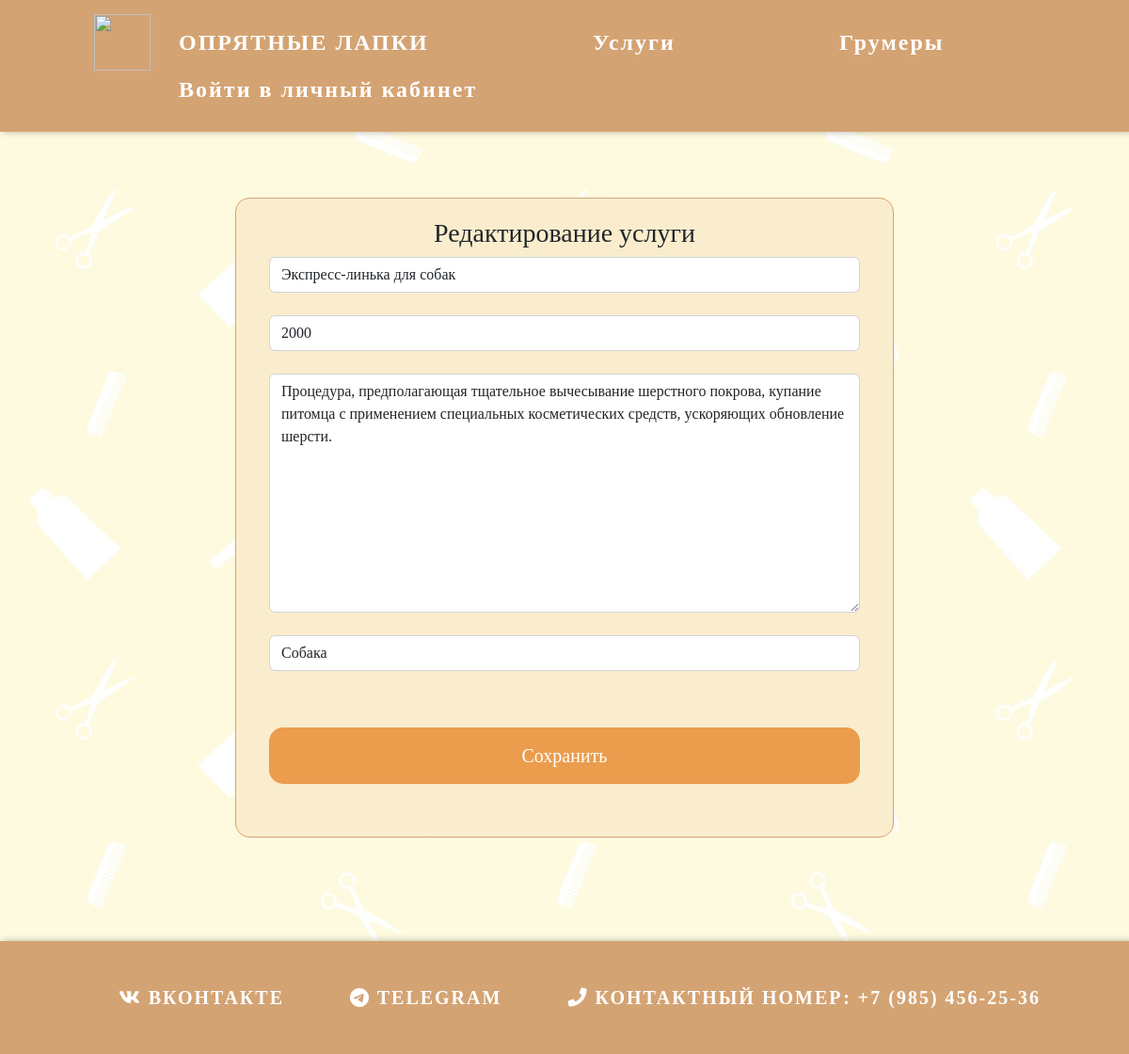
The page /change-service/1 on the database its author committed.
### Salon/models.py (models this page shows, shortened)
class Service(models.Model):
    name = models.CharField(max_length=100)
    price = models.PositiveIntegerField()
    description = models.TextField(max_length=1000)
    type = models.ForeignKey(TypeAnimal, on_delete=models.CASCADE)
    class Meta:
        verbose_name = "Услуга"
        verbose_name_plural = "Услуги"

class TypeAnimal(models.Model):
    type = models.CharField(max_length=15, default="Собака")
    def __str__(self):
        return self.type
    class Meta:
        verbose_name = "Тип"
        verbose_name_plural = "Типы"

### Salon/views.py (the view)
# urls.py: path('change-service/<int:serv_id>', views.change_service, name="change-service"),
def change_service(request, serv_id):
    serv = Service.objects.get(id=serv_id)
    if request.method == 'POST':
        form = ChangeServ(request.POST, instance=serv)
        if form.is_valid():
            form.save()
            return redirect('admin_services')
    else:
        form = ChangeServ(instance=serv)
    return render(request, 'Salon/Change-serv-inf.html', {'form': form})

### Salon/forms.py
class ChangeServ(ModelForm):
    class Meta:
        model = Service
        fields = ('name', 'price', 'description', 'type')
        widgets = {
            "name": TextInput(attrs={
                'class': 'form-control',
                'placeholder': 'Имя'
            }),
            "price": NumberInput(attrs={
                'class': 'form-control',
                'placeholder': 'Стоимость'
            }),
            "description": Textarea(attrs={
                'class': 'form-control',
                'placeholder': 'Описание'
            }),
            "type": Select(attrs={
                'class': 'form-control',
                'placeholder': 'Тип животного'
            }),
        }

### Salon/templates/Salon/Change-serv-inf.html (shortened to what this page needs)
{% extends 'Salon/Layout.html' %}
{% load static %}
{% block content %}
<div class="reg-pet">
<h3>Редактирование услуги</h3>
<form class="form_add" method="post">
    {{ form.name }}<br>
    {{ form.price }}<br>
    {{ form.description }}<br>
    {{ form.type }}<br>
    <button class="btn-reg_log" type="submit">Сохранить</button>
</form>
</div>
{% endblock %}

### Salon/static/Salon/css/main.css (style rules this page uses)
body { background-color: #FEFAE0; padding:0px; margin:0px; min-height: 100%; display: grid; grid-template-rows: auto 1fr auto; }
body { font-size: 16px; font-family: cursive; text-align: center; background-color: $baby-blue; }

### Salon/static/Salon/css/lk.css (style rules this page uses)
body { background-color: #FEFAE0; padding:0px; margin:0px; }
.btn-reg_log { background:#eb9c4d; color:#e4c1c7; border: none; border-radius: 15px; padding: 15px; font-family: cursive; margin: 20px 0; font-size: 20px; width:100%; }
.btn-reg_log { color: white; }
.reg-pet { padding: 20px 35px; border-radius: 15px; margin: 100 auto; background-color: #FAEDCD; border: 1px solid #D4A373; width: 700px; font-family: cursive; text-align:center; }

### rows shown on the page
Service: name "Экспресс-линька для собак", price "2000", description "Процедура, предполагающая тщательное вычесывание шерстного покрова, купание питомца с применением специальных косметических средств, ускоряющих обновление шерсти."
TypeAnimal: type "Собака"
